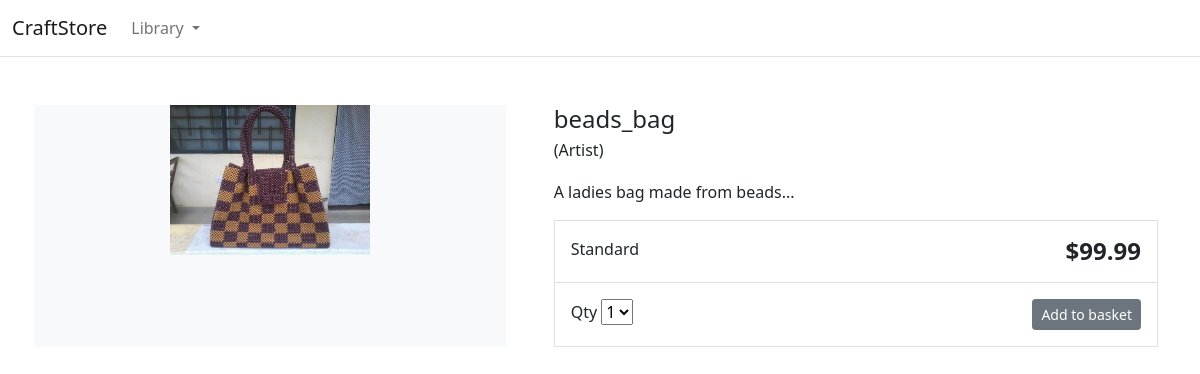
The page /beads_bag on the database its author committed.
### store/models.py (models this page shows, shortened)
class Product(models.Model):
    category = models.ForeignKey(Category, related_name='product', on_delete=models.CASCADE)
    created_by = models.ForeignKey(User, on_delete=models.CASCADE, related_name='product_creator')
    title = models.CharField(max_length=255)
    author = models.CharField(max_length=255, default='admin')
    description = models.TextField(blank=True)
    image = models.ImageField(upload_to='images/', default='images/default.png')
    slug = models.SlugField(max_length=255)
    price = models.DecimalField(max_digits=4, decimal_places=2)
    in_stock = models.BooleanField(default=True)
    is_active = models.BooleanField(default=True)
    created = models.DateTimeField(auto_now_add=True)
    updated = models.DateTimeField(auto_now=True)
    objects = models.Manager()
    products = ProductManager()
    class Meta:
        verbose_name_plural = 'Products'
        ordering = ('-created',)

### store/views.py (the view)
# urls.py: path('<slug:slug>', views.product_detail, name='product_detail'),
def product_detail(request, slug):
    product = get_object_or_404(Product, slug=slug, in_stock=True)
    return render(request, 'store/products/single.html', {'product': product})

### store/context_processors.py (called while the page is built)
def categories(request):
    return {
        'categories': Category.objects.all()
    }

### store/models.py (called while the page is built)
    def get_absolute_url(self):
        return reverse('store:category_list', args=[self.slug])

### templates/store/products/single.html (shortened to what this page needs)
{% extends "base.html" %}
{% block content %}
<div class="container">
   <main class="pt-5">
        <div class="row g-3">
            <div class="col-md-5 col-lg-5 order-md-first bg-light">
                <img class="img-fluid mx-auto d-block" width="200px" alt="Responsive image" src="{{ product.image.url }}">
            </div>
            <div class="col-md-7 col-lg-7 ps-md-3 ps-lg-5">
                <h1 class="mb-0 h4">{{ product.title }}</h1>
                <p> (Artist)</p>
                <p>{{ product.description|slice:":355" }}...</p>
                <div class="border">
                    <div class="col border-bottom">
                        <div class="row p-3">
                            <div class="col-6">Standard</div>
                            <div class="col-6 text-end"><span class="h4 fw-bold">${{ product.price }}</span></div>
                        </div>
                    </div>
                    <div class="col">
                        <div class="row p-3">
                            <div class="col-6">
                                <label for="select">Qty</label>
                                <select id="select">
                                    <option value="">1</option>
                                </select>
                            </div>
                            <div class="col-6 text-end"><button type="button" class="btn btn-secondary btn-sm">Add to
                                    basket</button></div>
                        </div>
                    </div>
                </div>
            </div>
        </div>
    </main>
</div>
{% endblock %}

### rows shown on the page
Product: image (picture), title "beads_bag", description "A ladies bag made from beads", price "99.99"
